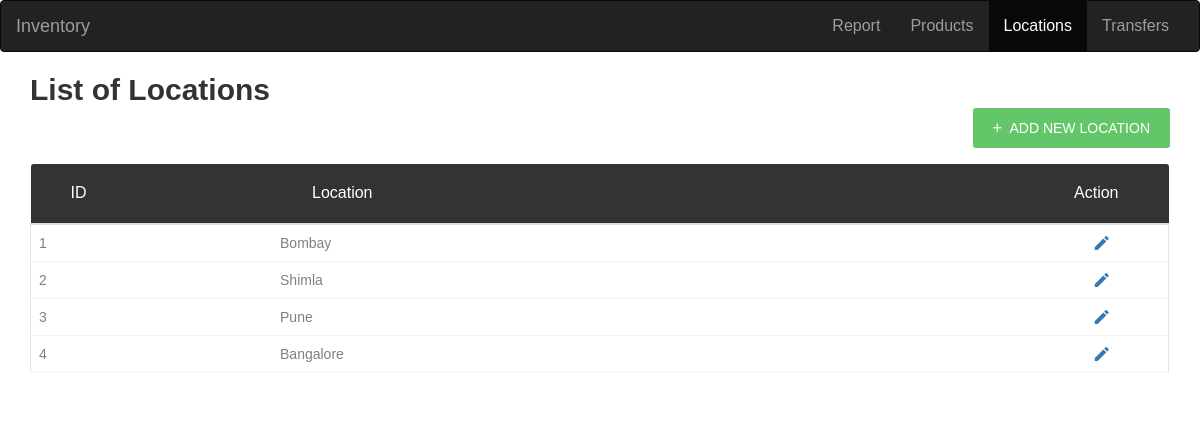
The page /locationn on the database as committed earlier.
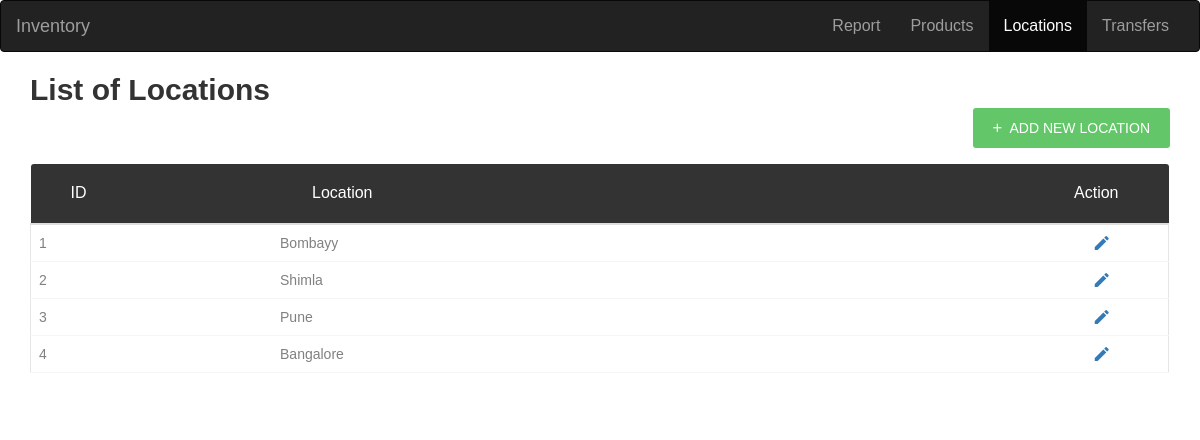
The same page on the database as committed later.
### tables this page shows
CREATE TABLE locationn (
    location_id INTEGER PRIMARY KEY AUTOINCREMENT,
    location_name TEXT NOT NULL UNIQUE
);

### app.py (the view, shortened to what this page needs)
@app.route('/locationn', methods=('GET', 'POST'))
def locationn():
    conn = get_db_connection()
    locationn = conn.execute('SELECT * FROM locationn').fetchall()
    conn.close()
    return render_template('locationn.html', locationn=locationn)

### app.py (called while the page is built)
def get_db_connection():
    conn = sqlite3.connect('database.db')
    conn.row_factory = sqlite3.Row
    return conn

### templates/locationn.html (shortened to what this page needs)
{% extends 'base.html' %} {% block content %}
<nav class="navbar navbar-inverse">
    <div class="container-fluid">
        <div class="navbar-header">
            <a class="navbar-brand" href="#">Inventory</a>
        </div>
        <ul class="nav navbar-nav" style="float: right">
            <li class="nav-item"><a href="/">Report</a></li>
            <li><a class="nav-item" href="products">Products</a></li>
            <li class="active"><a class="nav-item" href="location">Locations</a></li>
            <li><a class="nav-item" href="transfers">Transfers</a></li>
        </ul>
    </div>
</nav>
<div class="container">
    <h2>List of Locations</h2>
    <div style="float: right">
        <a href="#addModal" class="au-btn au-btn-icon au-btn--green au-btn--small" data-toggle="modal"><i
                class="zmdi zmdi-plus"></i> <span>Add New Location</span></a>
    </div>
    <br />
    <div class="row m-t-30">
        <div class="col-md-12">
            <div class="table-responsive m-b-40">
                <table class="table table-borderless table-data3">
                    <thead>
                        <tr>
                            <th>ID</th>
                            <th>Location</th>
                            <th>Action</th>
                        </tr>
                    </thead>
                    <tbody>
                        {% for i in locationn %}
                        <tr>
                            <td>{{ i['location_id'] }}</td>
                            <td>{{ i['location_name'] }}</td>
                            <td>
                                <a href="/{{ i['location_name'] }}/edit"><i class="zmdi zmdi-edit zmdi-hc-lg"
                                        data-toggle="tooltip" title="Edit">
                                        &nbsp;</i>
                                </a>
                            </td>
                        </tr>
                        {% endfor %}
                    </tbody>
                </table>
            </div>
        </div>
    </div>
</div>
{% endblock %}

Rows that differ between the two databases and show on the page:
changed locationn id 1: location_name "Bombay" → "Bombayy"
